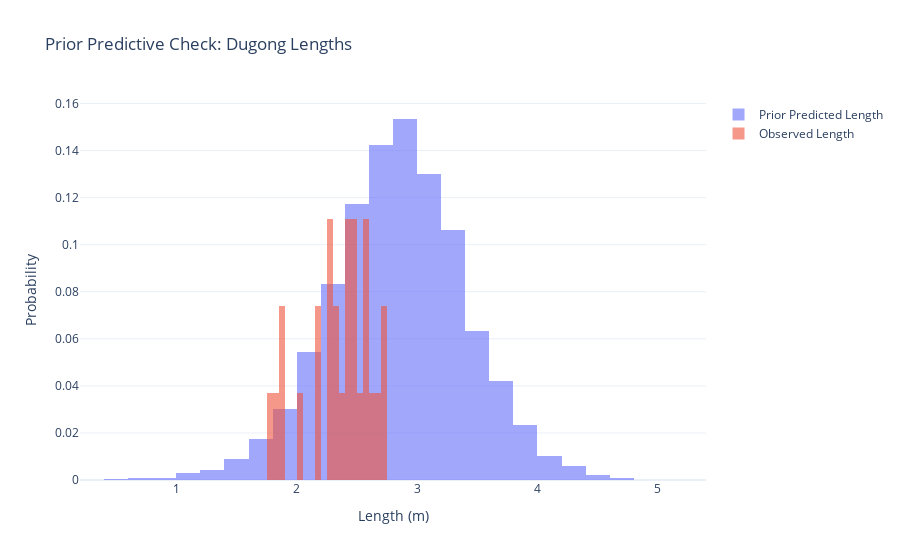

Here is the notebook cell this chart was saved with:
### Markdown cell above
### Prior Predictive Checks

Before fitting the model, let's check that our priors generate reasonable predictions of dugong lengths across ages.

### Code cell
# Sample from prior predictive distribution
with dugong_model:
    prior_pred = pm.sample_prior_predictive(samples=1000, random_seed=RNG)

# Plot prior predictive distribution overlaid on data
prior_lengths = prior_pred.prior_predictive['length'].values.flatten()

fig = go.Figure()
fig.add_trace(go.Histogram(x=prior_lengths, name='Prior Predicted Length',
                          nbinsx=40, histnorm='probability', opacity=0.6))
fig.add_trace(go.Histogram(x=y, name='Observed Length',
                          nbinsx=30, histnorm='probability', opacity=0.6))
fig.update_layout(title='Prior Predictive Check: Dugong Lengths',
                 xaxis_title='Length (m)', yaxis_title='Probability', barmode='overlay')
fig.show()

print(f"Prior length 5–95%: {np.percentile(prior_lengths, 5):.2f}–{np.percentile(prior_lengths, 95):.2f} m")
print(f"Observed length min–max: {y.min():.2f}–{y.max():.2f} m")

### Figure 1 — Plotly figure (JSON) as saved in the notebook; plotly's stock layout.template omitted (floating-point values rounded to 4 significant figures; data arrays with more than 128 entries replaced by an {"elided": "..."} marker saying what was removed)
{"data": [{"histnorm": "probability", "name": "Prior Predicted Length", "nbinsx": 40, "opacity": 0.6, "type": "histogram", "x": {"elided": "27000 float values"}}, {"histnorm": "probability", "name": "Observed Length", "nbinsx": 30, "opacity": 0.6, "type": "histogram", "x": [1.8, 1.85, 1.87, 1.77, 2.02, 2.27, 2.15, 2.26, 2.47, 2.19, 2.26, 2.4, 2.39, 2.41, 2.5, 2.32, 2.32, 2.43, 2.47, 2.56, 2.65, 2.47, 2.64, 2.56, 2.7, 2.72, 2.57]}], "layout": {"barmode": "overlay", "title": {"text": "Prior Predictive Check: Dugong Lengths"}, "xaxis": {"title": {"text": "Length (m)"}}, "yaxis": {"title": {"text": "Probability"}}}}
